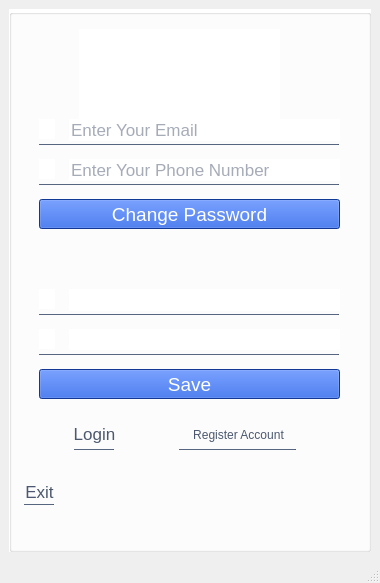
<?xml version="1.0" encoding="UTF-8"?>
<ui version="4.0">
 <class>MainWindow</class>
 <widget class="QMainWindow" name="MainWindow">
  <property name="geometry">
   <rect>
    <x>0</x>
    <y>0</y>
    <width>380</width>
    <height>583</height>
   </rect>
  </property>
  <property name="windowTitle">
   <string>MainWindow</string>
  </property>
  <widget class="QWidget" name="centralwidget">
   <property name="enabled">
    <bool>true</bool>
   </property>
   <property name="font">
    <font>
     <kerning>true</kerning>
    </font>
   </property>
   <layout class="QVBoxLayout" name="verticalLayout">
    <item>
     <widget class="QGroupBox" name="groupBox">
      <property name="styleSheet">
       <string notr="true">background-color: rgb(255, 255, 255);</string>
      </property>
      <property name="title">
       <string/>
      </property>
      <property name="flat">
       <bool>true</bool>
      </property>
      <widget class="QLabel" name="lblLogo">
       <property name="geometry">
        <rect>
         <x>70</x>
         <y>20</y>
         <width>201</width>
         <height>91</height>
        </rect>
       </property>
       <property name="text">
        <string/>
       </property>
       <property name="scaledContents">
        <bool>true</bool>
       </property>
      </widget>
      <widget class="QLabel" name="lblEmail">
       <property name="geometry">
        <rect>
         <x>30</x>
         <y>110</y>
         <width>16</width>
         <height>20</height>
        </rect>
       </property>
       <property name="font">
        <font>
         <pointsize>15</pointsize>
        </font>
       </property>
       <property name="styleSheet">
        <string notr="true">color: rgb(255, 255, 255);</string>
       </property>
       <property name="text">
        <string/>
       </property>
       <property name="scaledContents">
        <bool>true</bool>
       </property>
      </widget>
      <widget class="QLabel" name="lblPhone">
       <property name="geometry">
        <rect>
         <x>30</x>
         <y>150</y>
         <width>16</width>
         <height>20</height>
        </rect>
       </property>
       <property name="font">
        <font>
         <pointsize>15</pointsize>
        </font>
       </property>
       <property name="styleSheet">
        <string notr="true">color: rgb(255, 255, 255);</string>
       </property>
       <property name="text">
        <string/>
       </property>
       <property name="scaledContents">
        <bool>true</bool>
       </property>
      </widget>
      <widget class="QLineEdit" name="txtEmail">
       <property name="geometry">
        <rect>
         <x>60</x>
         <y>110</y>
         <width>271</width>
         <height>22</height>
        </rect>
       </property>
       <property name="font">
        <font>
         <pointsize>13</pointsize>
        </font>
       </property>
       <property name="styleSheet">
        <string notr="true">color: rgb(75, 88, 111);</string>
       </property>
       <property name="frame">
        <bool>false</bool>
       </property>
       <property name="placeholderText">
        <string>Enter Your Email</string>
       </property>
      </widget>
      <widget class="QLineEdit" name="txtPhone">
       <property name="geometry">
        <rect>
         <x>60</x>
         <y>150</y>
         <width>271</width>
         <height>22</height>
        </rect>
       </property>
       <property name="font">
        <font>
         <pointsize>13</pointsize>
        </font>
       </property>
       <property name="styleSheet">
        <string notr="true">color: rgb(75, 88, 111);</string>
       </property>
       <property name="frame">
        <bool>false</bool>
       </property>
       <property name="placeholderText">
        <string>Enter Your Phone Number</string>
       </property>
      </widget>
      <widget class="QPushButton" name="btnChange">
       <property name="geometry">
        <rect>
         <x>30</x>
         <y>190</y>
         <width>301</width>
         <height>30</height>
        </rect>
       </property>
       <property name="font">
        <font>
         <pointsize>14</pointsize>
        </font>
       </property>
       <property name="styleSheet">
        <string notr="true">background-color: rgb(25, 78, 210);
color: rgb(255, 255, 255);</string>
       </property>
       <property name="text">
        <string>Change Password</string>
       </property>
      </widget>
      <widget class="QPushButton" name="btnLogin">
       <property name="geometry">
        <rect>
         <x>50</x>
         <y>415</y>
         <width>71</width>
         <height>20</height>
        </rect>
       </property>
       <property name="font">
        <font>
         <pointsize>13</pointsize>
        </font>
       </property>
       <property name="styleSheet">
        <string notr="true">color: rgb(75, 88, 111);</string>
       </property>
       <property name="text">
        <string>Login</string>
       </property>
       <property name="flat">
        <bool>true</bool>
       </property>
      </widget>
      <widget class="QPushButton" name="btnExit">
       <property name="geometry">
        <rect>
         <x>0</x>
         <y>470</y>
         <width>61</width>
         <height>25</height>
        </rect>
       </property>
       <property name="font">
        <font>
         <pointsize>13</pointsize>
        </font>
       </property>
       <property name="styleSheet">
        <string notr="true">color: rgb(75, 88, 111);</string>
       </property>
       <property name="text">
        <string>Exit</string>
       </property>
       <property name="flat">
        <bool>true</bool>
       </property>
      </widget>
      <widget class="Line" name="liExit">
       <property name="geometry">
        <rect>
         <x>15</x>
         <y>495</y>
         <width>30</width>
         <height>1</height>
        </rect>
       </property>
       <property name="styleSheet">
        <string notr="true">background-color: rgb(75, 88, 111);</string>
       </property>
       <property name="orientation">
        <enum>Qt::Horizontal</enum>
       </property>
      </widget>
      <widget class="QLabel" name="lblPass">
       <property name="geometry">
        <rect>
         <x>30</x>
         <y>280</y>
         <width>16</width>
         <height>20</height>
        </rect>
       </property>
       <property name="font">
        <font>
         <pointsize>15</pointsize>
        </font>
       </property>
       <property name="styleSheet">
        <string notr="true">color: rgb(255, 255, 255);</string>
       </property>
       <property name="text">
        <string/>
       </property>
       <property name="scaledContents">
        <bool>true</bool>
       </property>
      </widget>
      <widget class="QLabel" name="lblConfirm">
       <property name="geometry">
        <rect>
         <x>30</x>
         <y>320</y>
         <width>16</width>
         <height>20</height>
        </rect>
       </property>
       <property name="font">
        <font>
         <pointsize>15</pointsize>
        </font>
       </property>
       <property name="styleSheet">
        <string notr="true">color: rgb(255, 255, 255);</string>
       </property>
       <property name="text">
        <string/>
       </property>
       <property name="scaledContents">
        <bool>true</bool>
       </property>
      </widget>
      <widget class="QLineEdit" name="txtPass">
       <property name="geometry">
        <rect>
         <x>60</x>
         <y>280</y>
         <width>271</width>
         <height>22</height>
        </rect>
       </property>
       <property name="styleSheet">
        <string notr="true">color: rgb(75, 88, 111);</string>
       </property>
       <property name="text">
        <string/>
       </property>
       <property name="frame">
        <bool>false</bool>
       </property>
       <property name="echoMode">
        <enum>QLineEdit::Password</enum>
       </property>
       <property name="readOnly">
        <bool>true</bool>
       </property>
      </widget>
      <widget class="QLineEdit" name="txtConfirm">
       <property name="geometry">
        <rect>
         <x>60</x>
         <y>320</y>
         <width>271</width>
         <height>21</height>
        </rect>
       </property>
       <property name="styleSheet">
        <string notr="true">color: rgb(75, 88, 111);</string>
       </property>
       <property name="frame">
        <bool>false</bool>
       </property>
       <property name="echoMode">
        <enum>QLineEdit::Password</enum>
       </property>
       <property name="readOnly">
        <bool>true</bool>
       </property>
      </widget>
      <widget class="QPushButton" name="btnSave">
       <property name="geometry">
        <rect>
         <x>30</x>
         <y>360</y>
         <width>301</width>
         <height>30</height>
        </rect>
       </property>
       <property name="font">
        <font>
         <pointsize>14</pointsize>
        </font>
       </property>
       <property name="styleSheet">
        <string notr="true">background-color: rgb(25, 78, 210);
color: rgb(255, 255, 255);</string>
       </property>
       <property name="text">
        <string>Save</string>
       </property>
      </widget>
      <widget class="Line" name="liLogin">
       <property name="geometry">
        <rect>
         <x>65</x>
         <y>440</y>
         <width>40</width>
         <height>1</height>
        </rect>
       </property>
       <property name="styleSheet">
        <string notr="true">background-color: rgb(75, 88, 111);</string>
       </property>
       <property name="orientation">
        <enum>Qt::Horizontal</enum>
       </property>
      </widget>
      <widget class="Line" name="liEmail">
       <property name="geometry">
        <rect>
         <x>30</x>
         <y>135</y>
         <width>300</width>
         <height>1</height>
        </rect>
       </property>
       <property name="styleSheet">
        <string notr="true">background-color: rgb(75, 88, 111);</string>
       </property>
       <property name="orientation">
        <enum>Qt::Horizontal</enum>
       </property>
      </widget>
      <widget class="Line" name="liPhone">
       <property name="geometry">
        <rect>
         <x>30</x>
         <y>175</y>
         <width>300</width>
         <height>1</height>
        </rect>
       </property>
       <property name="styleSheet">
        <string notr="true">background-color: rgb(75, 88, 111);</string>
       </property>
       <property name="orientation">
        <enum>Qt::Horizontal</enum>
       </property>
      </widget>
      <widget class="Line" name="liPass">
       <property name="geometry">
        <rect>
         <x>30</x>
         <y>305</y>
         <width>300</width>
         <height>1</height>
        </rect>
       </property>
       <property name="styleSheet">
        <string notr="true">background-color: rgb(75, 88, 111);</string>
       </property>
       <property name="orientation">
        <enum>Qt::Horizontal</enum>
       </property>
      </widget>
      <widget class="Line" name="liConfirm">
       <property name="geometry">
        <rect>
         <x>30</x>
         <y>345</y>
         <width>300</width>
         <height>1</height>
        </rect>
       </property>
       <property name="styleSheet">
        <string notr="true">background-color: rgb(75, 88, 111);</string>
       </property>
       <property name="orientation">
        <enum>Qt::Horizontal</enum>
       </property>
      </widget>
      <widget class="Line" name="liRegis">
       <property name="geometry">
        <rect>
         <x>170</x>
         <y>440</y>
         <width>117</width>
         <height>1</height>
        </rect>
       </property>
       <property name="styleSheet">
        <string notr="true">background-color: rgb(75, 88, 111);</string>
       </property>
       <property name="orientation">
        <enum>Qt::Horizontal</enum>
       </property>
      </widget>
      <widget class="QPushButton" name="btnRegis">
       <property name="geometry">
        <rect>
         <x>154</x>
         <y>410</y>
         <width>151</width>
         <height>32</height>
        </rect>
       </property>
       <property name="styleSheet">
        <string notr="true">color: rgb(75, 88, 111);</string>
       </property>
       <property name="text">
        <string>Register Account</string>
       </property>
       <property name="flat">
        <bool>true</bool>
       </property>
      </widget>
     </widget>
    </item>
   </layout>
  </widget>
  <widget class="QMenuBar" name="menubar">
   <property name="geometry">
    <rect>
     <x>0</x>
     <y>0</y>
     <width>380</width>
     <height>24</height>
    </rect>
   </property>
  </widget>
  <widget class="QStatusBar" name="statusbar"/>
 </widget>
 <resources/>
 <connections/>
</ui>
